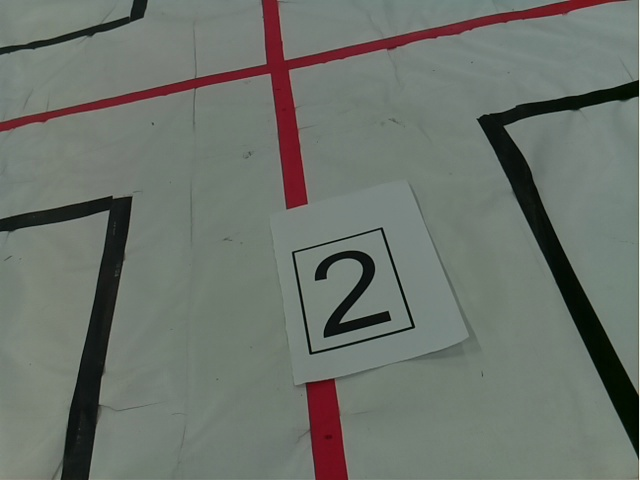
#> input picture PI/number_detect/testNew/0.jpg, 640 x 480 px
$ python findShape.py
#> lines starting #> are read from the running program, lines starting #| are printed output that depends on the picture; after the words box and inside, x2 and y2 are one past the last pixel; in counts of white or black regions, pixels touching at a corner belong together
import argparse
import imutils
import cv2

def match(pic):
    cv2.imwrite('8.jpg', pic)
    # 首先匹配正的
    res_list = []
    shape_list = []
    for i in range(1, 9):
        template_pic = cv2.imread(f'template/{i}-shu.jpg', cv2.IMREAD_GRAYSCALE)
        res = cv2.matchTemplate(pic, template_pic, cv2.TM_SQDIFF)
        res_list.append(cv2.minMaxLoc(res)[0])
        shape_list.append(template_pic.shape[:2])
    print(res_list)
    # 如果没找到匹配的，就匹配横的
    if min(res_list) < 10 * 1000 * 1000:
        index = res_list.index(min(res_list))
        # print(min(res_list))
        return index + 1, shape_list[index]
    else:
        res_list = []
        shape_list = []
        for i in range(1, 9):
            template_pic = cv2.imread(f'template/{i}-heng.jpg', cv2.IMREAD_GRAYSCALE)
            res = cv2.matchTemplate(pic, template_pic, cv2.TM_SQDIFF)
            res_list.append(cv2.minMaxLoc(res)[0])
            shape_list.append(template_pic.shape[:2])
        print(res_list)
        if min(res_list) < 10 * 1000 * 1000:
            index = res_list.index(min(res_list))
            return index + 1, shape_list[index]
        # [11 lines of commented-out code are left out]


class ShapeDetector:
    def __init__(self):
        pass

    def detect(self, c):
        # 初始化形状名称并近似轮廓
        shape = "unidentified"
        peri = cv2.arcLength(c, True)
        approx = cv2.approxPolyDP(c, 0.05 * peri, True)
        return approx
        ## 如果形状是一个三角形，它将有3个顶点
        #if len(approx) == 3:
        #    shape = "triangle"
        ## 如果形状有4个顶点，它要么是正方形，要么是矩形
        #elif len(approx) == 4:
        #    print(approx)
        #    # 计算轮廓的包围框，并使用包围框计算高宽比
        #    (x, y, w, h) = cv2.boundingRect(approx)
        #    ar = w / float(h)
        #    # 正方形的长宽比大约等于1，否则，形状就是矩形
        #    shape = "square" if ar >= 0.95 and ar <= 1.05 else "rectangle"
        ## 如果形状是一个五边形，它将有5个顶点
        #elif len(approx) == 5:
        #    shape = "pentagon"
        ## 否则，我们假设形状是一个圆
        #else:
        #    shape = "circle"+str(len(approx))
        ## 返回形状的名称
        #return shape


# 加载图像并将其调整图像大小，以便更好地近似形状
image = cv2.imread("testNew/0.jpg")
#> image is the input picture: shape (480, 640, 3); mean B, G, R 107.7, 114.9, 108.6
#(h, w) = image.shape[:2]
#image=image[0:h, 0:w//2]
resized = image #imutils.resize(image, width=300)
ratio = image.shape[0] / float(resized.shape[0])
#> ratio = 1
# 将调整后的图像转换为灰度，稍微模糊它，并阈值化
gray = cv2.cvtColor(resized, cv2.COLOR_BGR2GRAY)
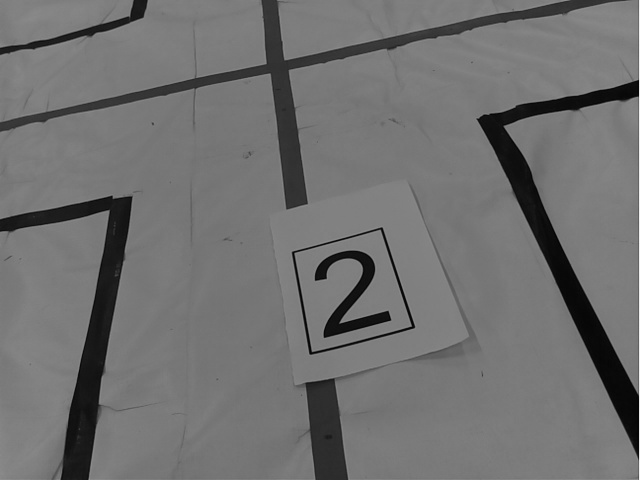
#> gray: shape (480, 640); min 1, max 239, mean 112.2
cv2.imwrite('7.jpg', gray)
img4 = cv2.Canny(gray, 100, 200)
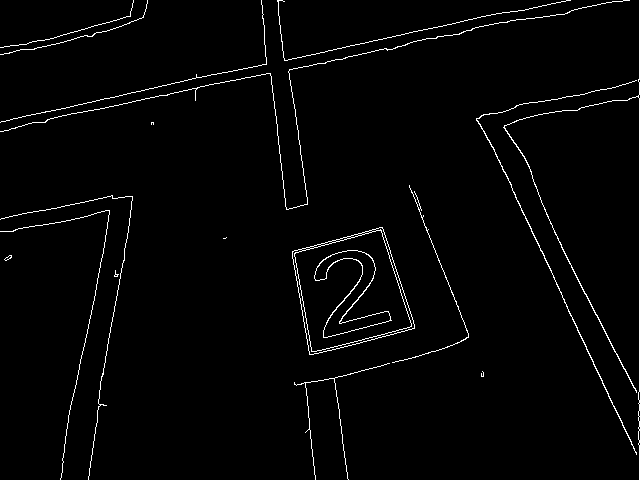
#> img4: shape (480, 640); 2% white in thin lines or dots
cv2.imwrite('13.jpg', img4)
thresh = cv2.threshold(gray, 104, 255, cv2.THRESH_BINARY)[1]
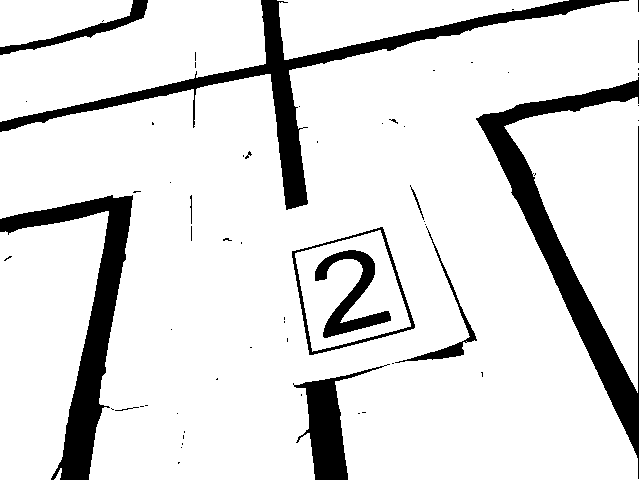
#> thresh: shape (480, 640); 87.3% white; 62 black regions (49 under 20 px)
cv2.imwrite('6.jpg', thresh)
# 在阈值化图像中找到轮廓并初始化形状检测器
cnts = cv2.findContours(img4.copy(), cv2.RETR_EXTERNAL,
                        cv2.CHAIN_APPROX_SIMPLE)
#> cnts = 17 contours, 12 with area under 20; largest, box (x1, y1, x2, y2) and area: (292, 227, 415, 355) 10708, (476, 80, 637, 455) 144, (503, 0, 640, 480) 118, (0, 0, 630, 210) 27, (392, 185, 469, 363) 20
cnts = imutils.grab_contours(cnts)
sd = ShapeDetector()
rect_list = []
# 遍历所有轮廓
i=7
for c in cnts:
    if cv2.contourArea(c)>100:
        # 计算轮廓的中心，然后仅使用轮廓检测形状的名称
        M = cv2.moments(c)
        cX = int((M["m10"] / (1+M["m00"])) * ratio)
        cY = int((M["m01"] / (1+M["m00"])) * ratio)
        shape = sd.detect(c)
        print(shape)
        # 将轮廓(x, y)坐标乘以调整比例，然后在图像上绘制轮廓和形状的名称
        c = c.astype("float")
        c *= ratio
        c = c.astype("int")
        cv2.drawContours(image, [c], -1, (0, 255, 0), 2)
        print(len(shape))
        print(c)
        print(i)
        cv2.putText(image, str(len(shape)), (cX, cY), cv2.FONT_HERSHEY_SIMPLEX,
                    0.5, (255, 255, 255), 2)
        # 显示输出图像
        cv2.imwrite(f'{i}.jpg', image)
        i=i+1
#> this loop made 17 passes
#> (cX, cY, peri in detect, approx in detect) on passes 6, 11: (349, 291, 440, [[382, 227], [292, 251], [309, 354], [414, 328]]), (550, 276, 1155.4, [[635, 80], [476, 120], [636, 454], [476, 119]])
#> (cX, cY, shape, peri in detect) on pass 12: (569, 256, 'unidentified', 1907.4)
#> (printed output is left out)
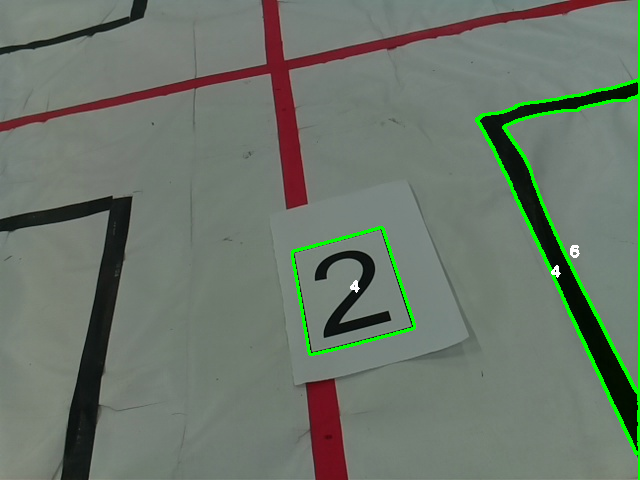
#> image: shape (480, 640, 3); 2.05% of pixels changed, all inside (x1, y1, x2, y2) = (291, 0, 640, 480)
#> after the loop, M = moments, m00 117.5, centre m10/m00, m01/m00 = (574.1, 258.7); cX = 569; cY = 256; i = 10; shape = [[639, 0], [503, 127], [636, 392], [504, 126], [639, 98], [639, 479]]

$ run again, with PI/number_detect/testNew/222.jpg copied over PI/number_detect/testNew/0.jpg
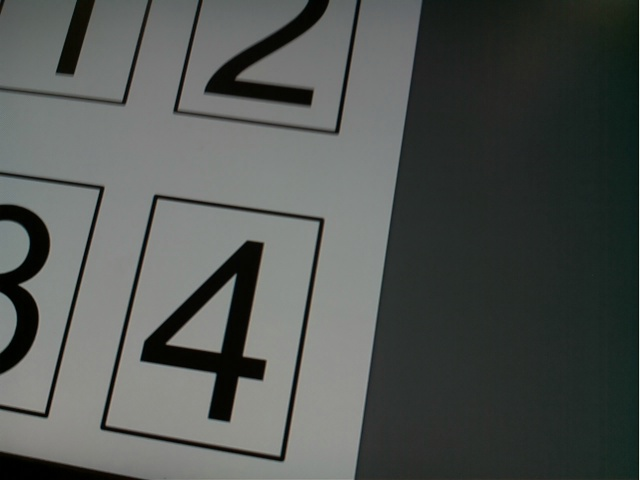
#> input picture PI/number_detect/testNew/222.jpg, 640 x 480 px
#> image is the input picture: shape (480, 640, 3); mean B, G, R 82.3, 85.1, 81
#> `img4 = cv2.Canny(gray, 100, 200)`:
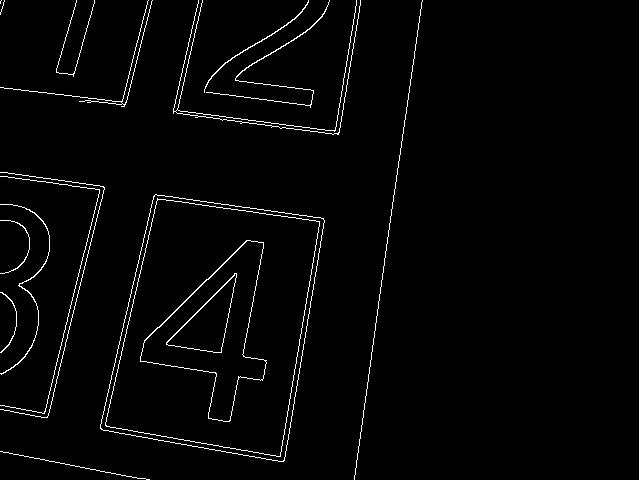
#> img4: shape (480, 640); 2.2% white in thin lines or dots
#> thresh: shape (480, 640); 48.1% white; 24 white regions (15 under 20 px)
#> cnts = 16 contours, 10 with area under 20; largest, box (x1, y1, x2, y2) and area: (100, 194, 325, 462) 43881, (204, 0, 309, 93) 78, (0, 204, 50, 375) 77, (206, 0, 330, 108) 67, (0, 292, 17, 353) 24, (0, 220, 30, 274) 20
#> the loop `for c in cnts:` made 16 passes
#> (cX, cY, peri in detect, approx in detect, i) on pass 5: (215, 327, 891.8, [[155, 194], [100, 428], [283, 461], [324, 220]], 8)
#> (printed output is left out)
#> after the loop `for c in cnts:`:
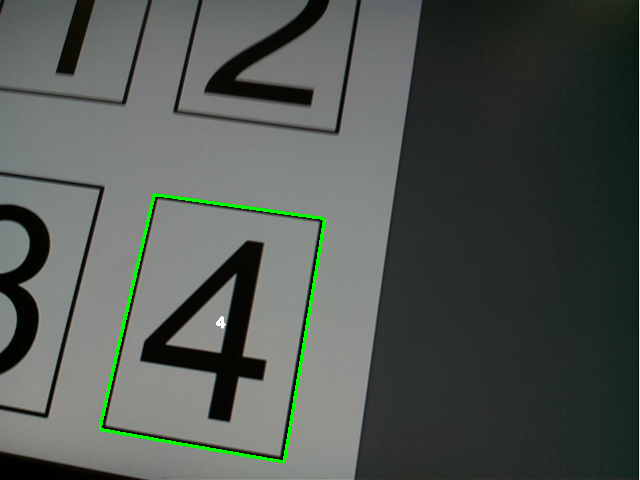
#> image: shape (480, 640, 3); 0.93% of pixels changed, all inside (x1, y1, x2, y2) = (99, 193, 326, 463)
#> after the loop `for c in cnts:`: M = moments, m00 43881, centre m10/m00, m01/m00 = (215.2, 327.5); cX = 215; cY = 327; i = 8

$ run again, with PI/number_detect/testNew/4.jpg copied over PI/number_detect/testNew/0.jpg
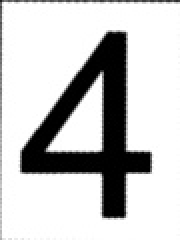
#> input picture PI/number_detect/testNew/4.jpg, 90 x 120 px (shown 2 times larger)
#> image is the input picture: shape (120, 90, 3); min 0, max 255, mean 199.4
#> `img4 = cv2.Canny(gray, 100, 200)`:
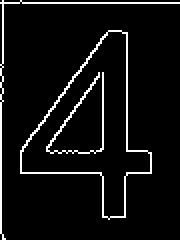
#> img4: shape (120, 90) (shown 2 times larger); 6.1% white in thin lines or dots
#> thresh: shape (120, 90); 79% white; 20 black regions (18 under 20 px)
#> cnts = 2 contours, 1 with area under 20; largest, box (x1, y1, x2, y2) and area: (10, 15, 76, 110) 2842
#> the loop `for c in cnts:` made 2 passes
#> (cX, cY, shape, peri in detect, i) on pass 1: (45, 63, 'unidentified', 287, 8)
#> (printed output is left out)
#> pass 1, `cv2.imwrite(f'{i}.jpg', image)`:
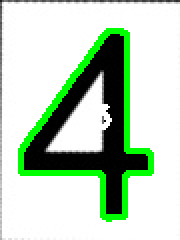
#> saved as 7.jpg: shape (120, 90, 3) (shown 2 times larger); mean B, G, R 189.2, 210.3, 189.2
#> after the loop `for c in cnts:`: M = moments, m00 2842.5, centre m10/m00, m01/m00 = (45.2, 63.05); cX = 45; cY = 63; i = 8; shape = [[60, 15], [10, 75], [49, 86], [54, 109], [75, 86]]

$ run again, with PI/number_detect/testNew/1.png saved as PI/number_detect/testNew/0.jpg
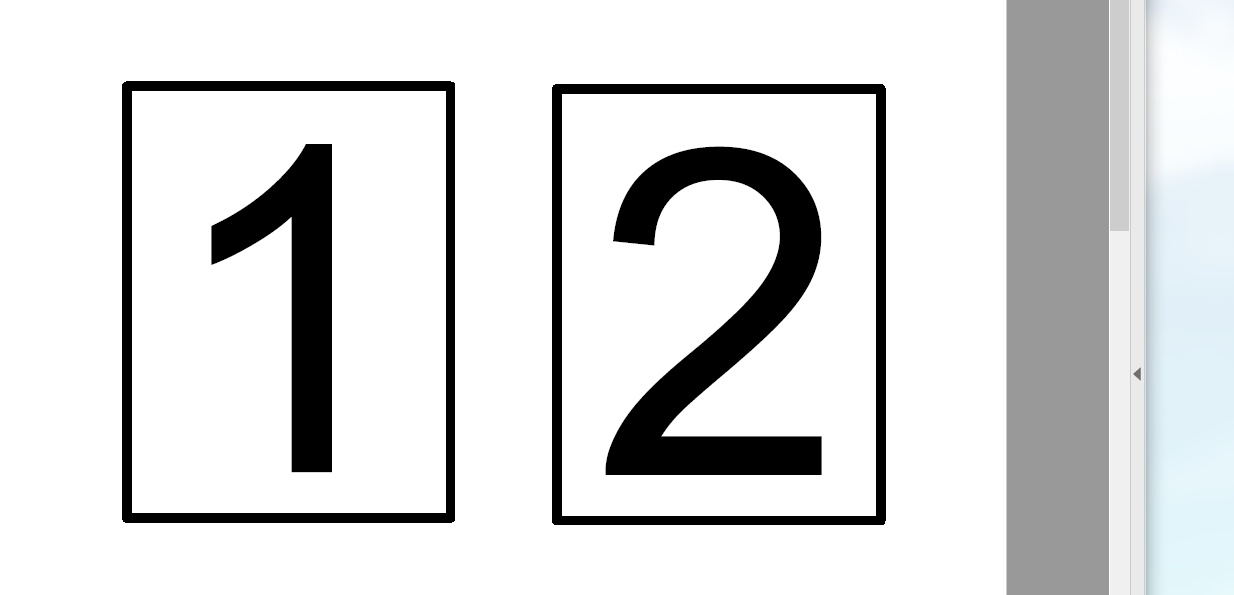
#> input picture PI/number_detect/testNew/1.png, 1234 x 595 px
#> image is the input picture: shape (595, 1234, 3); mean B, G, R 219.4, 219.1, 218.2
#> `img4 = cv2.Canny(gray, 100, 200)`:
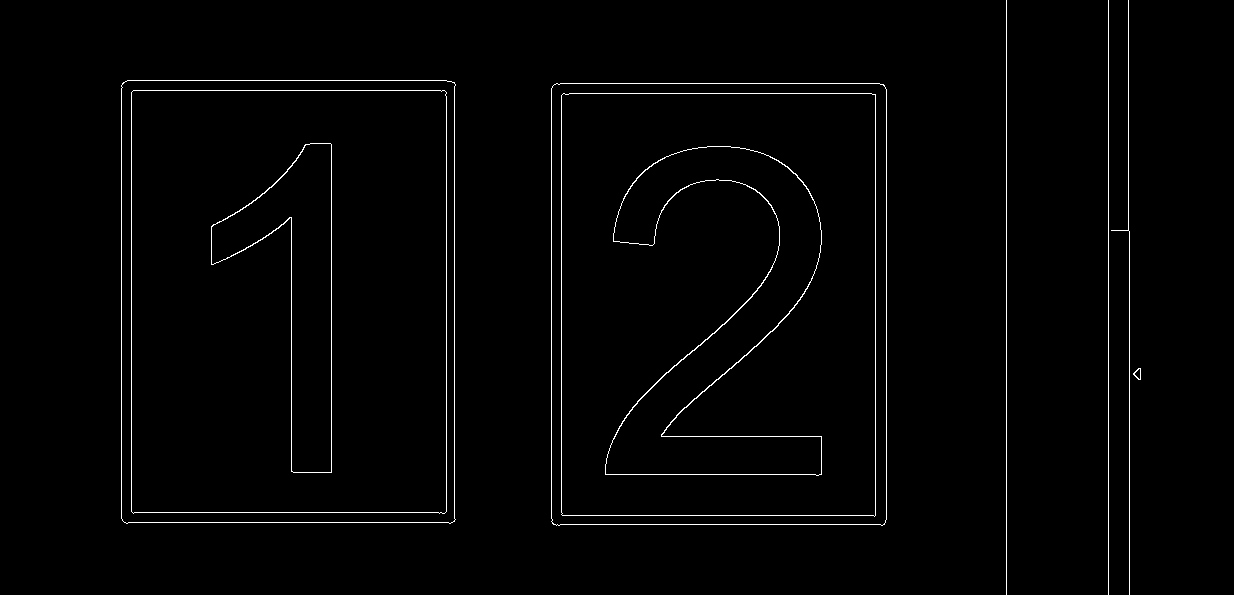
#> img4: shape (595, 1234); 1.4% white in thin lines or dots, all inside (x1, y1, x2, y2) = (121, 0, 1141, 595)
#> thresh: shape (595, 1234); 90% white; 4 black regions
#> cnts = 6 contours, 3 with area under 20; largest, box (x1, y1, x2, y2) and area: (551, 83, 887, 526) 147703, (121, 80, 456, 524) 147163, (1133, 368, 1141, 380) 52
#> the loop `for c in cnts:` made 6 passes
#> (cX, cY, peri in detect, approx in detect, i) on passes 2 to 3: (718, 303, 1549.1, [[554, 84], [552, 523], [884, 524], [884, 85]], 8), (287, 301, 1548.3, [[123, 82], [122, 520], [454, 521], [454, 82]], 9)
#> (printed output is left out)
#> after the loop `for c in cnts:`:
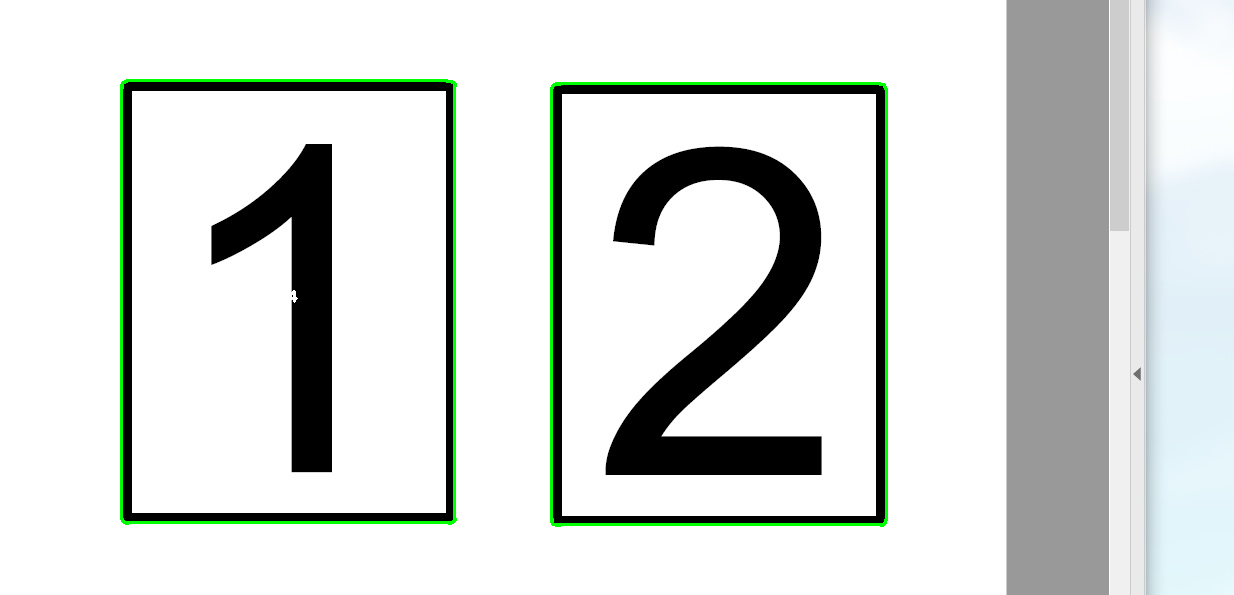
#> image: shape (595, 1234, 3); 1.28% of pixels changed, all inside (x1, y1, x2, y2) = (120, 79, 888, 527)
#> after the loop `for c in cnts:`: M = moments, m00 147163, centre m10/m00, m01/m00 = (287.5, 301); cX = 287; cY = 301; i = 9
